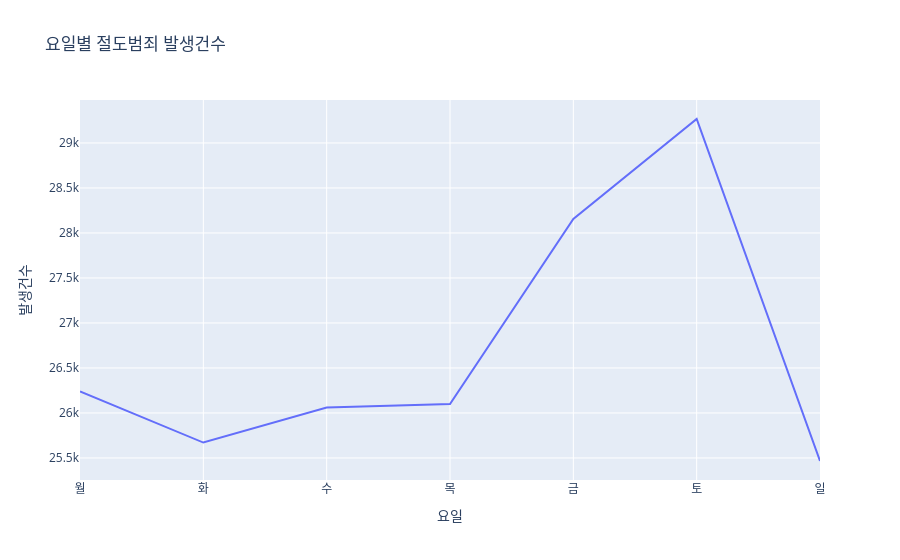

Notebook cell for this chart:
### Code cell
# 범죄중분류가 강제추행인 데이터를 요일별로 시각화 - 정렬: 요일, 시각화: 시계열 사용툴: plotly express
import plotly.express as px
# 강제추행 데이터 필터링
df_chujang = df_week[df_week['범죄중분류'] == '절도범죄']
# 요일 순서 정의
weekday_order = ['월', '화', '수', '목', '금', '토', '일']

# 요일별 발생건수 합계 계산
chujang_weekly = df_chujang.groupby(['요일'])['발생건수'].sum().reindex(weekday_order).reset_index()
# 시계열 그래프 그리기
fig = px.line(chujang_weekly, x='요일', y='발생건수', title='요일별 절도범죄 발생건수')
fig.show()

### Figure 1 — Plotly figure (JSON) as saved in the notebook; plotly's stock layout.template omitted (floating-point values rounded to 4 significant figures)
{"data": [{"hovertemplate": "요일=%{x}<br>발생건수=%{y}<extra></extra>", "legendgroup": "", "line": {"color": "#636efa", "dash": "solid"}, "marker": {"symbol": "circle"}, "mode": "lines", "name": "", "orientation": "v", "showlegend": false, "type": "scatter", "x": ["월", "화", "수", "목", "금", "토", "일"], "xaxis": "x", "y": [26239, 25671, 26061, 26098, 28156, 29266, 25466], "yaxis": "y"}], "layout": {"legend": {"tracegroupgap": 0}, "title": {"text": "요일별 절도범죄 발생건수"}, "xaxis": {"anchor": "y", "domain": [0, 1], "title": {"text": "요일"}}, "yaxis": {"anchor": "x", "domain": [0, 1], "title": {"text": "발생건수"}}}}
